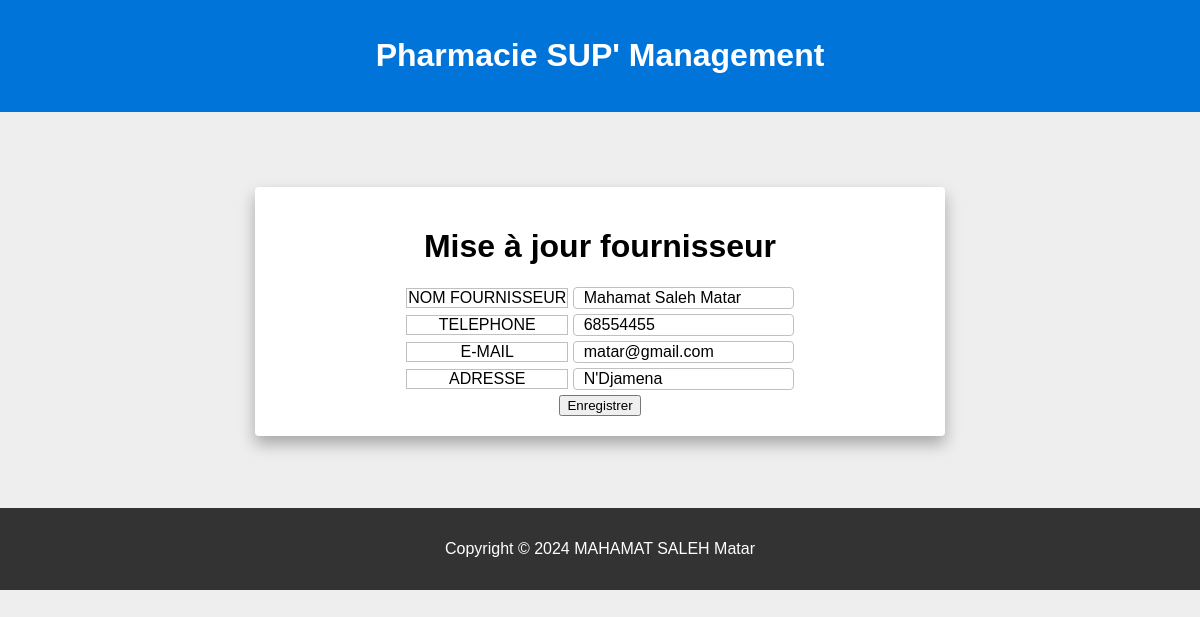
/traitement/update_fournisseur.php?id=1, run on the app's committed database.
### tables this page shows
CREATE TABLE `fournisseurs` (
  `id` int(11) NOT NULL,
  `nom_fournisseur` varchar(50) NOT NULL,
  `telephone` varchar(50) NOT NULL,
  `email` varchar(50) NOT NULL,
  `adresse` varchar(128) NOT NULL
);

### traitement/update_fournisseur.php (the view, shortened to what this page needs)
<!DOCTYPE html>
<html lang="fr">
<head>
    <link rel="stylesheet" href="../style.css">
</head>
<body>
    <?php
        require_once(__DIR__ . "/connexion_bdd.php");
        require_once(__DIR__ . "/headerTrtmt.php");
        $id = $_GET['id'];
        $reqSlct = $bdd -> prepare("SELECT * FROM fournisseurs WHERE id = :id");
        $reqSlct -> execute([
            'id' => $id
        ]);
        $fournisseur = $reqSlct -> fetch();
    ?>
    <div class="container">
        <form action="" method="POST">
            <h1>Mise à jour fournisseur</h1>
            <div class="group">
                    <label for="nom_fournisseur">NOM FOURNISSEUR</label>
                    <input type="text" name="nom_fournisseur" id="nom_fournisseur" class="formInput" value="<?php echo $fournisseur['nom_fournisseur']; ?>">
                </div>
                <div class="group">
                    <label for="telephone">TELEPHONE</label>
                    <input type="text" name="telephone" id="telephone" class="formInput" value="<?php echo $fournisseur['telephone']; ?>">
                </div>
                <div class="group">
                    <label for="email">E-MAIL</label>
                    <input type="text" name="email" id="email" class="formInput" value="<?php echo $fournisseur['email']; ?>">
                </div>
                <div class="group">
                    <label for="adresse">ADRESSE</label>
                    <input type="text" name="adresse" id="adresse" class="formInput" value="<?php echo $fournisseur['adresse']; ?>">
                </div>
                    <input type="submit" name="enregistrer" id="enregistrer" class="button" value="Enregistrer">
        </form>
    </div>
    ?> <br><br><br><br>
    <?php
        require_once("../footer.php");
    ?>
</body>
</html>

### style.css (style rules this page uses)
body { font-family: Arial, sans-serif; margin: 0; padding: 0; }
body { background: #eee; font-family: Arial, sans-serif; margin: 0; padding: 0; }
.container { margin: auto; margin-top: 75px; text-align: center; width: 650px; max-width: 90%; height: 100%; padding: 20px; background: white; border-radius: 4px; box-shadow: 0 8px 16px rgba(0, 0, 0, .3); }
.container form { margin: 0 130px 0 130px; }
.container form .formInput { background: white; border-radius: 4px; border: 1px solid silver; padding-left: 10px; font-size: 16px; }
.container form div label { border: 1px solid silver; display: inline-block; width: 160px; }

### traitement/update_fournisseur.php (style rules this page uses)
.group { margin-bottom: 5px; }

### data on the page
fournisseurs: nom_fournisseur "Mahamat Saleh Matar", telephone "68554455", email "matar@gmail.com", adresse "N'Djamena"
